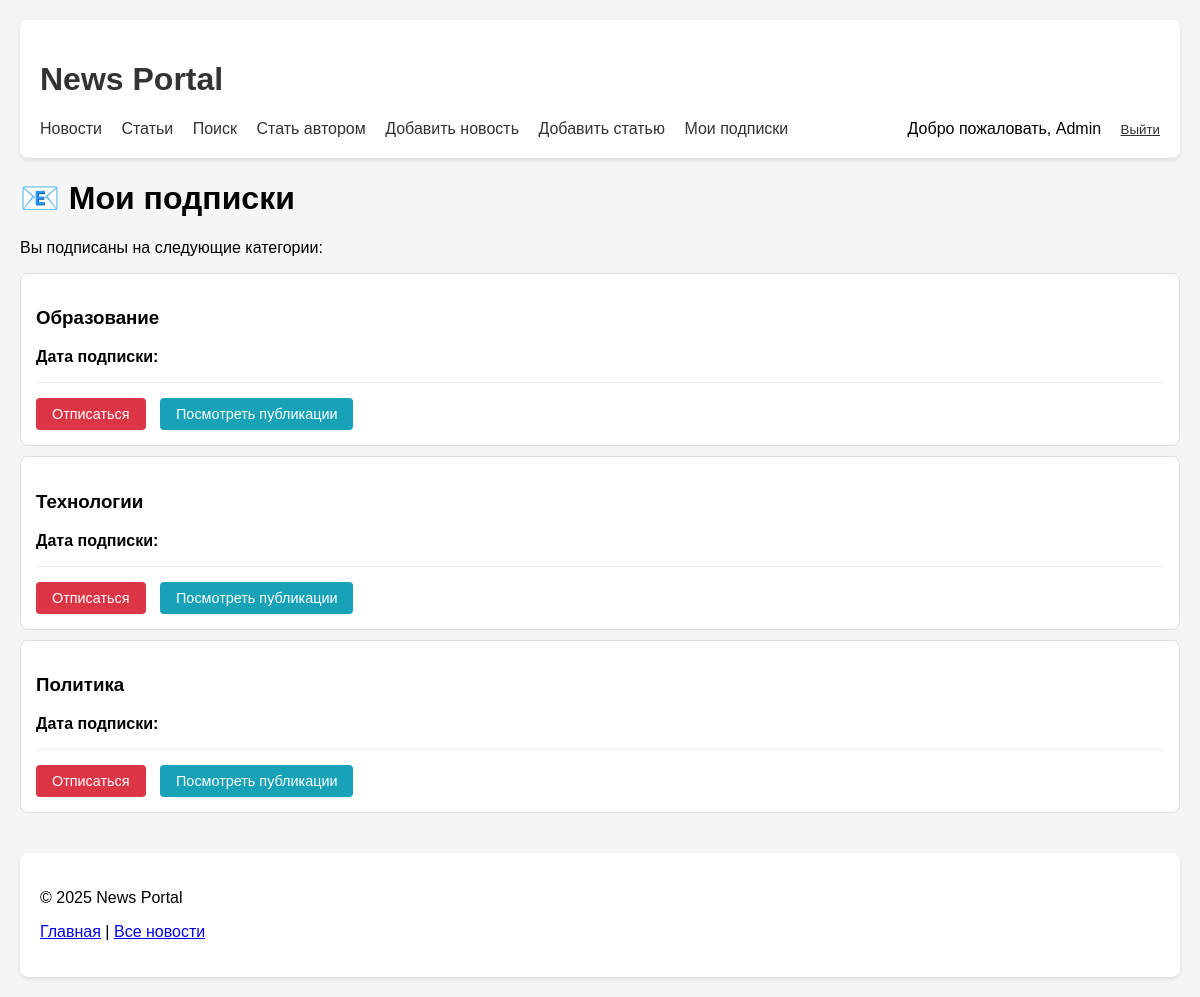
/news/my-subscriptions/ (signed in), run on the app's committed database.
### news/models.py (models this page shows, shortened)
class Subscription(models.Model):
    user = models.ForeignKey(User, on_delete=models.CASCADE)
    category = models.ForeignKey(Category, on_delete=models.CASCADE)
    subscribed_at = models.DateTimeField(auto_now_add=True)
    class Meta:
        unique_together = ('user', 'category')

class Category(models.Model):
    name = models.CharField(max_length=100, unique=True)
    subscribers = models.ManyToManyField(User, through='Subscription', related_name='subscribed_categories')

### news/views.py (the view)
# urls.py: path('my-subscriptions/', views.my_subscriptions, name='my_subscriptions'),
@login_required
def my_subscriptions(request):
    subscriptions = Subscription.objects.filter(user=request.user)
    return render(request, 'news/my_subscriptions.html', {
        'subscriptions': subscriptions
    })

### news/context_processors.py (called while the page is built)
def user_groups(request):
    return {
        'is_author': request.user.groups.filter(name='authors').exists() if request.user.is_authenticated else False
    }

### templates/news/my_subscriptions.html (shortened to what this page needs)
{% extends 'default.html' %}
{% block content %}
<div style="max-width: 1200px; margin: 0 auto;">
    <h1>📧 Мои подписки</h1>
    {% if subscriptions %}
        <div class="subscriptions-list">
            <p>Вы подписаны на следующие категории:</p>
            {% for subscription in subscriptions %}
            <div class="subscription-item" style="border: 1px solid #ddd; padding: 15px; margin: 10px 0; border-radius: 8px; background: white;">
                <h3>{{ subscription.category.name }}</h3>
                <p><strong>Дата подписки:</strong> {{ subscription.created_at|date:"d.m.Y H:i" }}</p>
                <div class="actions">
                    <a href="{% url 'unsubscribe_from_category' subscription.category.id %}"
                       class="btn btn-danger"
                       onclick="return confirm('Вы уверены, что хотите отписаться от категории «{{ subscription.category.name }}»?')">
                        Отписаться
                    </a>
                    <a href="{% url 'news_list' %}?category={{ subscription.category.id }}"
                       class="btn btn-info">
                        Посмотреть публикации
                    </a>
                </div>
            </div>
            {% endfor %}
        </div>
    {% else %}
        <div class="alert alert-info">
            <h3>У вас нет активных подписок</h3>
            <p>Вы можете подписаться на интересующие вас категории на странице со списком публикаций.</p>
            <a href="{% url 'news_list' %}" class="btn btn-primary">Перейти к публикациям</a>
        </div>
    {% endif %}
</div>
{% endblock %}

### templates/default.html (shortened to what this page needs)
{% load static %}
{% load cache %}
<!DOCTYPE html>
<html lang="ru">
<head>
    <link rel="stylesheet" href="{% static 'css/style.css' %}">
</head>
<body>
    <header>
        <h1><a href="/news/" style="text-decoration: none; color: #333;">News Portal</a></h1>
        {% cache 10 navigation %}
        <nav>
            <a href="{% url 'news_list' %}">Новости</a>
            <a href="{% url 'article_list' %}">Статьи</a>
            <a href="{% url 'news_search' %}">Поиск</a>
            {% if user.is_authenticated %}
                <a href="{% url 'become_author' %}">Стать автором</a>
                <a href="{% url 'news_create' %}">Добавить новость</a>
                <a href="{% url 'article_create' %}">Добавить статью</a>
                <a href="{% url 'my_subscriptions' %}">Мои подписки</a>
                <span style="float: right;">
                    Добро пожаловать, {{ user.username }}
                    <form action="{% url 'account_logout' %}" method="post" style="display: inline; margin-left: 15px;">
                        <button type="submit" style="background: none; border: none; color: #333; cursor: pointer; text-decoration: underline; padding: 0;">
                            Выйти
                        </button>
                    </form>
                </span>
            {% else %}
                <span style="float: right;">
                    <a href="{% url 'account_login' %}">Войти</a>
                    <a href="{% url 'account_signup' %}" style="margin-left: 15px;">Регистрация</a>
                </span>
            {% endif %}
        </nav>
        {% endcache %}
    </header>
    <main>
        {% block content %}
        {% endblock %}
    </main>
    {% cache 10 footer %}
    <footer>
        <p>&copy; {% now "Y" %} News Portal</p>
        <p>
            <a href="/">Главная</a> |
            <a href="/news/">Все новости</a>
        </p>
    </footer>
    {% endcache %}
</body>
</html>

### static/css/style.css (style rules this page uses)
body { font-family: Arial, sans-serif; margin: 0; padding: 20px; background-color: #f5f5f5; }
header { background: #fff; padding: 20px; margin-bottom: 20px; border-radius: 8px; box-shadow: 0 2px 4px rgba(0,0,0,0.1); }
footer { margin-top: 40px; padding: 20px; background: #fff; border-radius: 8px; box-shadow: 0 2px 4px rgba(0,0,0,0.1); }
nav a { margin-right: 15px; text-decoration: none; color: #333; }
.actions { margin-top: 15px; padding-top: 15px; border-top: 1px solid #eee; }
.actions a { margin-right: 15px; font-size: 0.9em; text-decoration: none; }

### templates/news/my_subscriptions.html (style rules this page uses)
.subscription-item { transition: all 0.3s ease; }
.actions { margin-top: 10px; }
.actions .btn { margin-right: 10px; text-decoration: none; padding: 8px 16px; border-radius: 4px; border: none; cursor: pointer; display: inline-block; }
.btn-danger { background: #dc3545; color: white; }
.btn-info { background: #17a2b8; color: white; }

### data on the page
Subscription: category.name "Образование"
Subscription: category.name "Технологии"
Subscription: category.name "Политика"

### other printed values
{{ user.username }} "Admin"
